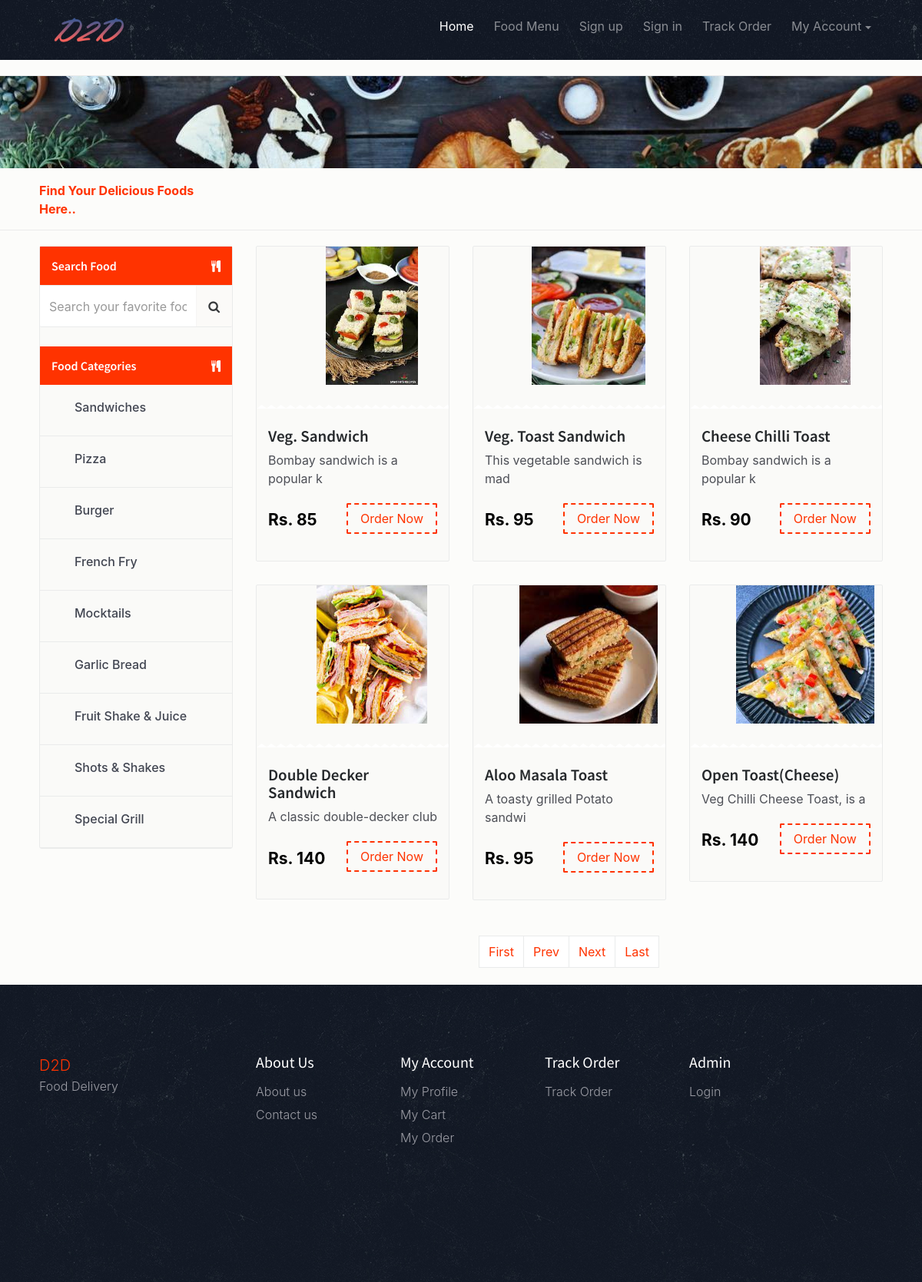
The app's page /viewfood-categorywise.php?catid=Sandwiches with its own data.
### tables this page shows
CREATE TABLE `tblcategory` (
  `ID` int(5) NOT NULL,
  `CategoryName` varchar(120) DEFAULT NULL,
  `CreationDate` timestamp NULL DEFAULT current_timestamp()
);

CREATE TABLE `tblfood` (
  `ID` int(10) NOT NULL,
  `CategoryName` varchar(120) DEFAULT NULL,
  `ItemName` varchar(120) DEFAULT NULL,
  `ItemPrice` varchar(120) DEFAULT NULL,
  `ItemDes` varchar(500) DEFAULT NULL,
  `Image` varchar(120) DEFAULT NULL,
  `ItemQty` varchar(120) DEFAULT NULL
);

### viewfood-categorywise.php (the view, shortened to what this page needs)
<?php
include('includes/dbconnection.php');
  ?>
<!DOCTYPE html>
<html lang="en">
<head>
    <link href="css/bootstrap.min.css" rel="stylesheet">
    <link href="css/font-awesome.min.css" rel="stylesheet">
    <link href="css/animsition.min.css" rel="stylesheet">
    <link href="css/animate.css" rel="stylesheet">
    <link href="css/style.css" rel="stylesheet"> </head>
<body>
    <div class="site-wrapper animsition" data-animsition-in="fade-in" data-animsition-out="fade-out">
        <header id="header" class="header-scroll top-header headrom">
            <?php include_once('includes/header.php');?>
        </header>
        <div class="page-wrapper">
            <div class="top-links">
            </div>
            <div class="inner-page-hero bg-image" data-image-src="images/decouvrez-l-experience-food-d-airbnb.jpg">
            </div>
            <div class="result-show">
    <div class="container">
        <div class="row">
            <div class="col-sm-3">
                <p><span class="primary-color"><strong>Find Your Delicious Foods Here..</strong></span> </div>
        </div>
    </div>
</div>
            <section class="restaurants-page">
                <div class="container">
                    <div class="row">
                        <div class="col-xs-12 col-sm-5 col-md-4 col-lg-3">
                            <div class="sidebar clearfix m-b-20">
                                 <form name="search" method="post" action="search-food.php">
                                <div class="main-block">
                                    <div class="sidebar-title white-txt">
                                        <h6>Search Food</h6> <i class="fa fa-cutlery pull-right"></i> </div>
                                    <div class="input-group">
                                        <input type="text" class="form-control search-field" placeholder="Search your favorite food" name="searchdata" id="searchdata"> <span class="input-group-btn">
                                 <button class="btn btn-secondary search-btn" type="submit" name="search"><i class="fa fa-search"></i></button>
                                 </span> </div>
                                     </div>
                                     </form>
                                    <div class="main-block" style="margin-top: 10%">
                                    <div class="sidebar-title white-txt">
                                        <h6>Food Categories</h6> <i class="fa fa-cutlery pull-right"></i> </div>
                               <?php
      $query=mysqli_query($con,"select * from  tblcategory");
              while($row=mysqli_fetch_array($query))
              {
              ?>
                                        <ul>
                                            <li>
                                                <label class="custom-control custom-checkbox">
                                                    <span class="custom-control-description"><a href="viewfood-categorywise.php?catid=<?php echo $row['CategoryName'];?>"><?php echo $row['CategoryName'];?></a></span> </label>
                                            </li>
                                        </ul>
                              <?php } ?>
                                    <div class="clearfix"></div>
                                </div>
                            </div>
                        </div>
                     <div class="col-xs-12 col-sm-7 col-md-8 col-lg-9">
                            <div class="row">
                                                    <?php
 $cid=$_GET['catid'];
$ret=mysqli_query($con,"select * from tblfood where CategoryName='$cid'");
while ($row=mysqli_fetch_array($ret)) {
?>
                                <div class="col-xs-12 col-sm-12 col-md-6 col-lg-4 food-item">
                                    <div class="food-item-wrap">
                                        <div class="figure-wrap bg-image"> <img src="admin/itemimages/<?php echo $row['Image'];?>" width="300" height="180">
                                        </div>
                                        <div class="content">
                                            <h5><a href="food-detail.php?fid=<?php echo $row['ID'];?>"><?php echo $row['ItemName'];?></a></h5>
                                            <div class="product-name"><?php echo substr($row['ItemDes'],0,30);?></div>
                                            <div class="price-btn-block"> <span class="price">Rs. <?php echo $row['ItemPrice'];?></span>
<?php if($_SESSION['fosuid']==""){?>
<a href="login.php" class="btn theme-btn-dash pull-right">Order Now</a>
<?php }?>
                                             </div>
                                        </div>
                                    </div>
                                </div>
                                    <?php } ?>
                                <div class="col-xs-12" align="center">
                                    <nav aria-label="...">
<ul class="pagination" >
        <li class="page-link"><a href="?pageno=1">First</a></li>
        <li class="<?php if($pageno <= 1){ echo 'disabled'; } ?> page-link">
            <a href="<?php if($pageno <= 1){ echo '#'; } else { echo "?pageno=".($pageno - 1); } ?>">Prev</a>
        </li>
        <li class="<?php if($pageno >= $total_pages){ echo 'disabled'; } ?> page-link">
            <a href="<?php if($pageno >= $total_pages){ echo '#'; } else { echo "?pageno=".($pageno + 1); } ?>">Next</a>
        </li>
        <li class="page-link"><a href="?pageno=<?php echo $total_pages; ?>">Last</a></li>
    </ul>
                                    </nav>
                                </div>
                            </div>
                        </div>
                    </div>
                </div>
            </section>
            <?php include_once('includes/footer.php');?>
        </div>
    </div>
</body>
</html>

### css/style.css (style rules this page uses)
body { background: rgba(252, 251, 249, 0.68); font-size: 16px; color: #4d4f56; font-weight: 400; overflow-x: hidden; }
.h1, .h2, .h3, .h4, .h5, .h6, h1, h2, h3, h4, h5, h6 { font-family: "Source Sans Pro", sans-serif; color: #25282b; }
a { color: #f30; }
ul { list-style-type: none; padding: 0; }
.container { max-width: 1270px; width: 94%; }
.page-wrapper { padding-top: 68px; }
.custom-control { padding-left: 30px; }
.form-control { border: 1px solid #eaebeb; border-radius: 2px; }
.form-control-lg, .dropdown-menu, .btn, .btn-group-lg>.btn, .btn-lg, .img-rounded { border-radius: 2px }
.btn { transition: all .4s; }
.btn-secondary { color: #373a3c; background-color: rgba(252, 251, 249, 0.68); border-color: #eaebeb; }
.theme-btn-dash { border: 2px dashed #f30; background-color: transparent; color: #f30 }
.primary-color { color: #f30 }
.m-b-20 { margin-bottom: 20px; }
.page-link { color: inherit; background-color: #fff; border: 1px solid #eaebeb; }
#header { position: fixed; width: 100%; border: 0; z-index: 99; }
.top-links { padding: 15px 0; border-bottom: 1px solid #eaebeb; }
.food-item-wrap { border: 1px solid #eaebeb; border-radius: 2px; overflow: hidden; margin-bottom: 30px; background: #fafaf8; }
.food-item-wrap .figure-wrap img { object-fit: contain; }
.food-item-wrap h5 a { color: #25282b; font-size: 21px; font-weight: 600; }
.price-btn-block { display: flex; flex-wrap: wrap; justify-content: space-between; align-items: center; }
.food-item-wrap .price { font-size: 21px; font-weight: 700; color: #000; margin-top: 4px; display: inline-block; }
.food-item-wrap .product-name { margin-bottom: 20px; }
.food-item-wrap .content { padding: 25px 15px 35px; }
.food-item-wrap .figure-wrap { position: relative; height: 210px; }
.food-item-wrap .figure-wrap:after { position: absolute; bottom: -1px; left: 0; content: ""; background: url(../images/zig-zag.png); width: 100%; height: 5px; }
.inner-page-hero { padding-top: 5%; padding-bottom: 5%; }
.result-show { padding: 7px 0 10px; border-bottom: 1px solid #eaebeb; color: #333366; margin-bottom: 20px; }
.result-show p { padding: 0; margin: 5px 0; }
.sidebar { border: 1px solid #eaebeb; background: #fafaf8; border-radius: 3px; }
.sidebar-inner .sidebar input, .sidebar .input-group-btn .btn { height: 55px; border-left: 0; border-right: 0; }
.sidebar-title { padding: 15px 15px 15px; background: #f30; float: left; width: 100%; }
.sidebar-title h6 { float: left; margin-bottom: 0; color: #fff; font-size: 16px; font-weight: 600; line-height: 20px; }
.sidebar-title i { float: right; color: #fff; font-size: 15px; margin-top: 3px; }
.main-block ul li { line-height: 28px; font-weight: 300; display: block; border-bottom: 1px solid #eaebeb; font-weight: 500; color: #414551; }
.main-block ul li a { color: #414551; display: block; font-weight: 500; padding: 15px; }
.main-block ul { float: left; width: 100%; margin-bottom: 0; }
.main-block ul li:first-of-type { border-top: none }
.main-block .input-group input, .main-block .input-group-btn { height: 55px; border-left: none }
.restaurants-page .row .row { display: flex; flex-wrap: wrap; }

### records on screen
tblcategory: CategoryName "Sandwiches"
tblcategory: CategoryName "Pizza"
tblcategory: CategoryName "Burger"
tblcategory: CategoryName "French Fry"
tblcategory: CategoryName "Mocktails"
tblcategory: CategoryName "Garlic Bread"
tblcategory: CategoryName "Fruit Shake & Juice"
tblcategory: CategoryName "Shots & Shakes"
tblcategory: CategoryName "Special Grill"
tblfood: Image (picture), ItemName "Veg. Sandwich", ItemDes "Bombay sandwich is a popular k", ItemPrice "85"
tblfood: Image (picture), ItemName "Veg. Toast Sandwich", ItemDes "This vegetable sandwich is mad", ItemPrice "95"
tblfood: Image (picture), ItemName "Cheese Chilli Toast", ItemDes "Bombay sandwich is a popular k", ItemPrice "90"
tblfood: Image (picture), ItemName "Double Decker Sandwich", ItemDes "A classic double-decker club", ItemPrice "140"
tblfood: Image (picture), ItemName "Aloo Masala Toast", ItemDes "A toasty grilled Potato sandwi", ItemPrice "95"
tblfood: Image (picture), ItemName "Open Toast(Cheese)", ItemDes "Veg Chilli Cheese Toast, is a", ItemPrice "140"
